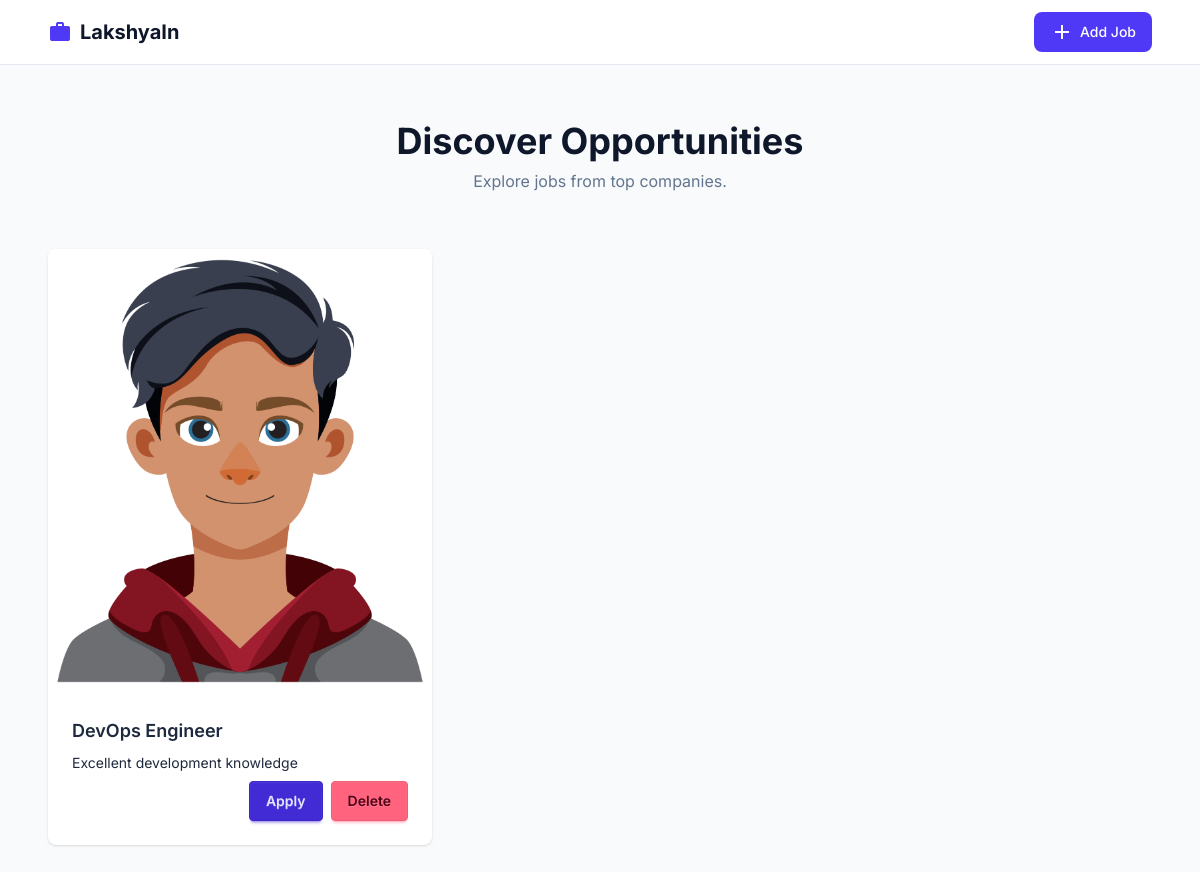
The app's page /, older data.
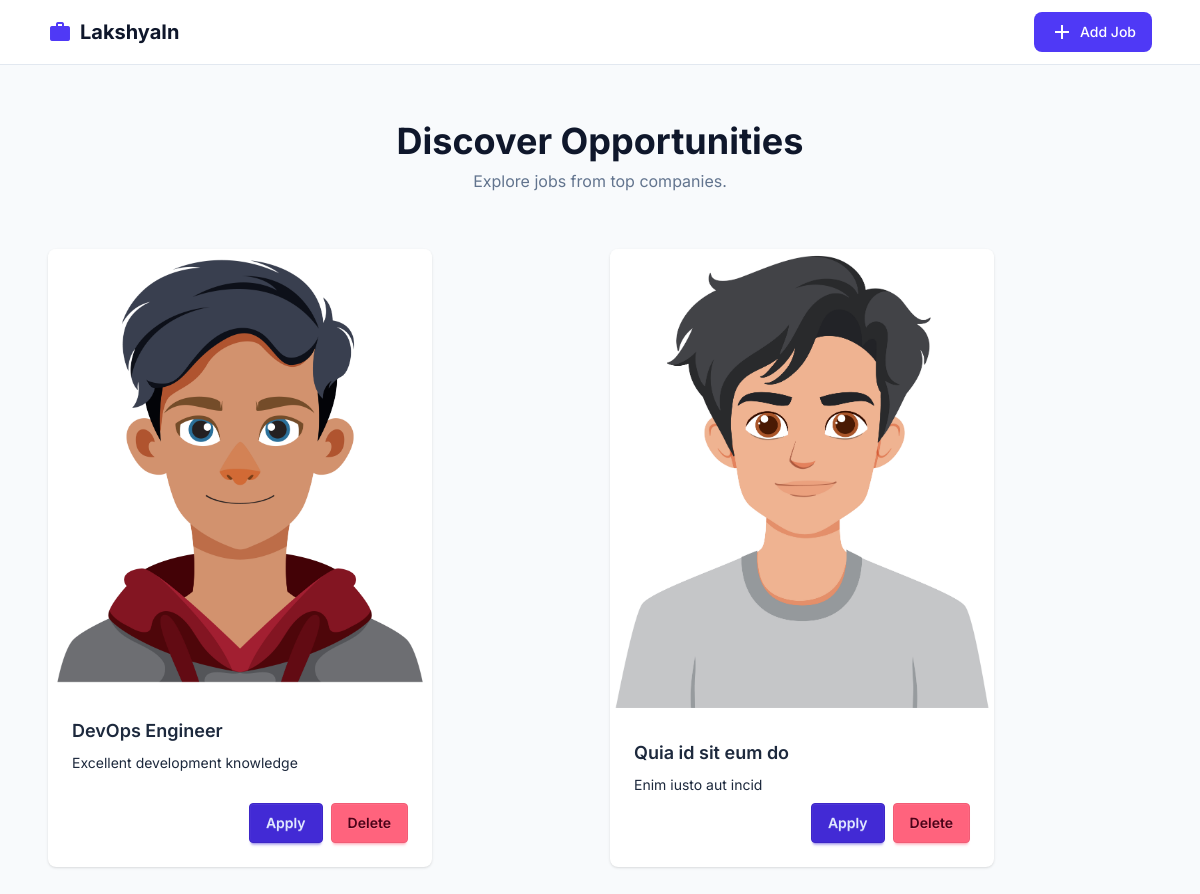
The same page, newer data.
### core/models.py (models this page shows, shortened)
class Job(models.Model):
    title = models.CharField(max_length=255)
    description = models.TextField()
    company_name = models.CharField(max_length=255)
    location = models.CharField(max_length=255)
    salary = models.IntegerField()
    logo = models.ImageField(upload_to="logo")

### core/views.py (the view)
# urls.py: path("", home, name="home"),
def home(request):
    jobs = Job.objects.all()
    return render(request, "index.html", {"jobs":jobs})

### core/templates/index.html (shortened to what this page needs)
<!DOCTYPE html>
<html lang="en">
<head>
    <link href="https://cdn.jsdelivr.net/npm/daisyui@5" rel="stylesheet" type="text/css" />
    <link href="https://cdn.jsdelivr.net/npm/daisyui@5/themes.css" rel="stylesheet" type="text/css" />
    <script src="https://cdn.jsdelivr.net/npm/@tailwindcss/browser@4"></script>
</head>
<body class="bg-slate-50 text-slate-800">
    <header class="bg-white border-b border-slate-200 sticky top-0 z-10">
        <div class="max-w-6xl mx-auto px-6 h-16 flex items-center justify-between">
            <a href={% url 'home' %} class="text-xl font-bold text-slate-900 flex items-center gap-2">
                <span class="material-icons-outlined text-indigo-600">work</span>
                LakshyaIn
            </a>
            <a href={% url 'create-job' %} id="addJobBtn"
                class="bg-indigo-600 hover:bg-indigo-700 text-white text-sm font-medium px-4 py-2 rounded-lg transition-colors flex items-center gap-1.5">
                <span class="material-icons-outlined text-sm leading-none">add</span>
                Add Job
            </a>
        </div>
    </header>
    <section class="max-w-6xl mx-auto px-6 py-14 text-center">
        <h1 class="text-3xl sm:text-4xl font-bold text-slate-900">Discover Opportunities</h1>
        <p class="mt-2 text-slate-500">Explore jobs from top companies.</p>
    </section>
    <main class="max-w-6xl mx-auto px-6 pb-16">
        <div id="jobsGrid" class="grid grid-cols-1 sm:grid-cols-2 gap-5">
           {% for job in jobs %}
            <div class="card bg-base-100 w-96 shadow-sm">
                <figure>
                    <img src="{{ job.logo.url }}" alt="logo" class="w-full" />
                </figure>
                <div class="card-body">
                    <h2 class="card-title">{{ job.title }}</h2>
                    <p>{{ job.description }}</p>
                    <div class="card-actions justify-end">
                        <button class="btn btn-primary">Apply</button>
                        <form action="{% url 'delete-job' job.id %}" method="post">
                            <button class="btn btn-error" type="submit">Delete</button>
                        </form>
                    </div>
                </div>
            </div>
            {% endfor %}
    </main>
</body>
</html>

Row changes from the older to the newer data that the page shows:
added Job: logo (picture), title "Quia id sit eum do", description "Enim iusto aut incid"
